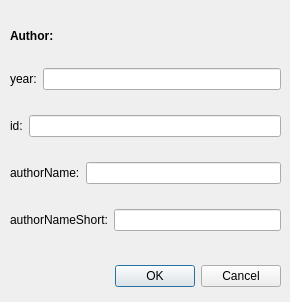
<?xml version="1.0" encoding="UTF-8"?>
<ui version="4.0">
 <class>authorDialog</class>
 <widget class="QDialog" name="authorDialog">
  <property name="geometry">
   <rect>
    <x>0</x>
    <y>0</y>
    <width>290</width>
    <height>302</height>
   </rect>
  </property>
  <property name="windowTitle">
   <string>Dialog</string>
  </property>
  <widget class="QDialogButtonBox" name="buttonBox">
   <property name="geometry">
    <rect>
     <x>20</x>
     <y>260</y>
     <width>261</width>
     <height>32</height>
    </rect>
   </property>
   <property name="orientation">
    <enum>Qt::Horizontal</enum>
   </property>
   <property name="standardButtons">
    <set>QDialogButtonBox::Cancel|QDialogButtonBox::Ok</set>
   </property>
  </widget>
  <widget class="QWidget" name="verticalLayoutWidget">
   <property name="geometry">
    <rect>
     <x>10</x>
     <y>10</y>
     <width>271</width>
     <height>241</height>
    </rect>
   </property>
   <layout class="QVBoxLayout" name="verticalLayout">
    <item>
     <widget class="QLabel" name="label">
      <property name="sizePolicy">
       <sizepolicy hsizetype="Preferred" vsizetype="Maximum">
        <horstretch>0</horstretch>
        <verstretch>0</verstretch>
       </sizepolicy>
      </property>
      <property name="text">
       <string>&lt;b&gt;Author:&lt;/b&gt;</string>
      </property>
     </widget>
    </item>
    <item>
     <layout class="QHBoxLayout" name="horizontalLayout">
      <item>
       <widget class="QLabel" name="label_2">
        <property name="text">
         <string>year:</string>
        </property>
       </widget>
      </item>
      <item>
       <widget class="QLineEdit" name="year"/>
      </item>
     </layout>
    </item>
    <item>
     <layout class="QHBoxLayout" name="horizontalLayout_3">
      <item>
       <widget class="QLabel" name="label_3">
        <property name="text">
         <string>id:</string>
        </property>
       </widget>
      </item>
      <item>
       <widget class="QLineEdit" name="id"/>
      </item>
     </layout>
    </item>
    <item>
     <layout class="QHBoxLayout" name="horizontalLayout_4">
      <item>
       <widget class="QLabel" name="label_4">
        <property name="text">
         <string>authorName:</string>
        </property>
       </widget>
      </item>
      <item>
       <widget class="QLineEdit" name="authorName"/>
      </item>
     </layout>
    </item>
    <item>
     <layout class="QHBoxLayout" name="horizontalLayout_5">
      <item>
       <widget class="QLabel" name="label_5">
        <property name="text">
         <string>authorNameShort:</string>
        </property>
       </widget>
      </item>
      <item>
       <widget class="QLineEdit" name="authorNameShort"/>
      </item>
     </layout>
    </item>
   </layout>
  </widget>
 </widget>
 <resources/>
 <connections>
  <connection>
   <sender>buttonBox</sender>
   <signal>accepted()</signal>
   <receiver>authorDialog</receiver>
   <slot>accept()</slot>
   <hints>
    <hint type="sourcelabel">
     <x>248</x>
     <y>254</y>
    </hint>
    <hint type="destinationlabel">
     <x>157</x>
     <y>274</y>
    </hint>
   </hints>
  </connection>
  <connection>
   <sender>buttonBox</sender>
   <signal>rejected()</signal>
   <receiver>authorDialog</receiver>
   <slot>reject()</slot>
   <hints>
    <hint type="sourcelabel">
     <x>316</x>
     <y>260</y>
    </hint>
    <hint type="destinationlabel">
     <x>286</x>
     <y>274</y>
    </hint>
   </hints>
  </connection>
 </connections>
</ui>
